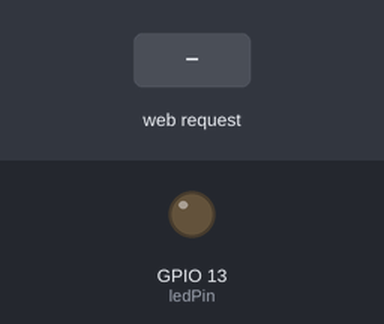
This sketch was run on a simulated ESP8266 (NodeMCU). Shown: output pins drawn as LEDs (lit = HIGH). The inputs (shaded band) are chosen by the test bench. WiFi joins after 1.5 s; servers stay silent unless stated; what the sketch prints to the serial monitor is not drawn.

Above: at 2.7 s.
2.8 s: HTTP request GET /LED=ON received
At 3.7 s:
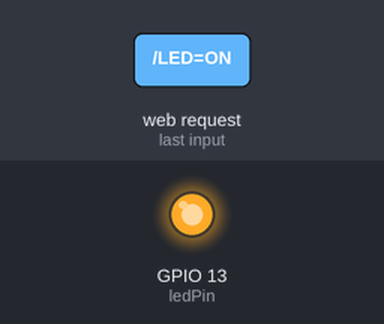
4.3 s: HTTP request GET /LED=OFF received
At 4.8 s:
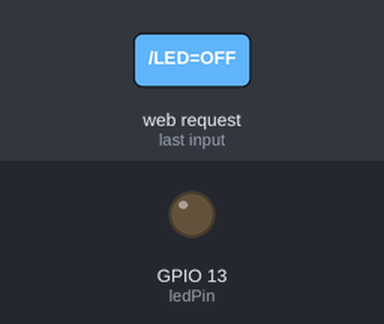
Timing chart, 0 to 7.3 s (numbered marks = the images above; inputs shaded):
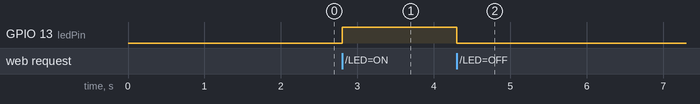

The sketch:

NODEMCUweb.ino
```cpp
#include <ESP8266WiFi.h>

const char* ssid = "net name";
const char* password = "net password";

int ledPin = 13;
int L;
WiFiServer server(80);

void setup() {
  Serial.begin(115200);
  delay(10);

  pinMode(ledPin, OUTPUT);
  digitalWrite(ledPin, LOW);


  // Connect to WiFi network
  Serial.println();
  Serial.println();
  Serial.print("Connecting to ");
  Serial.println(ssid);

  WiFi.begin(ssid, password);

  while (WiFi.status() != WL_CONNECTED) {
    delay(500);
    Serial.print(".");
  }
  Serial.println("");
  Serial.println("WiFi connected");

  // Start the server
  server.begin();
  Serial.println("Server started");

  // Print the IP address
  Serial.print("Use this URL to connect: ");
  Serial.print("http://");
  Serial.print(WiFi.localIP());
  Serial.println("/");

}

void loop() {
  WiFiClient client = server.available();
  if (!client){
  return;}

  Serial.println("new client");
  while(!client.available()){
  delay(1);}

  String request = client.readStringUntil('\r');
  Serial.println(request);
  client.flush();

  if (request.indexOf("/LED=ON") != -1)  {
  digitalWrite(ledPin, HIGH);
  L = HIGH;}
  if (request.indexOf("/LED=OFF") != -1)  {
  digitalWrite(ledPin, LOW);
  L = LOW;}

  client.println("HTTP/1.1 200 OK");
  client.println("Content-Type: text/html");
  client.println(""); //  do not forget this one
  client.println("<!DOCTYPE HTML>");
  client.println("<html>");
 //*********************************************************************
   client.print("<center><h1>WWW.EEFZ.IR</h1></center><br>");

if(L==LOW){
client.print("<center><h1>LED is now : LED OFF</h1></center>");
}
else{
client.print("<center><h1>LED is now : LED ON</h1></center>");
}

  client.println("<br><br>");
  client.println("<center>");
  client.println("<a href=\"/LED=ON\"\"><h1><button>On </button></h1></a>");
  client.println("</center>");
  client.println("<center>");
  client.println("<a href=\"/LED=OFF\"\"><h1><button>Off </button><h1></a><br />");
  client.println("</center>");
  client.println("</html>");

}
```

Measured:
- after the input at 2.8 s, GPIO 13 (ledPin): LOW → HIGH at once
- after the input at 4.3 s, GPIO 13 (ledPin): HIGH → LOW at once
